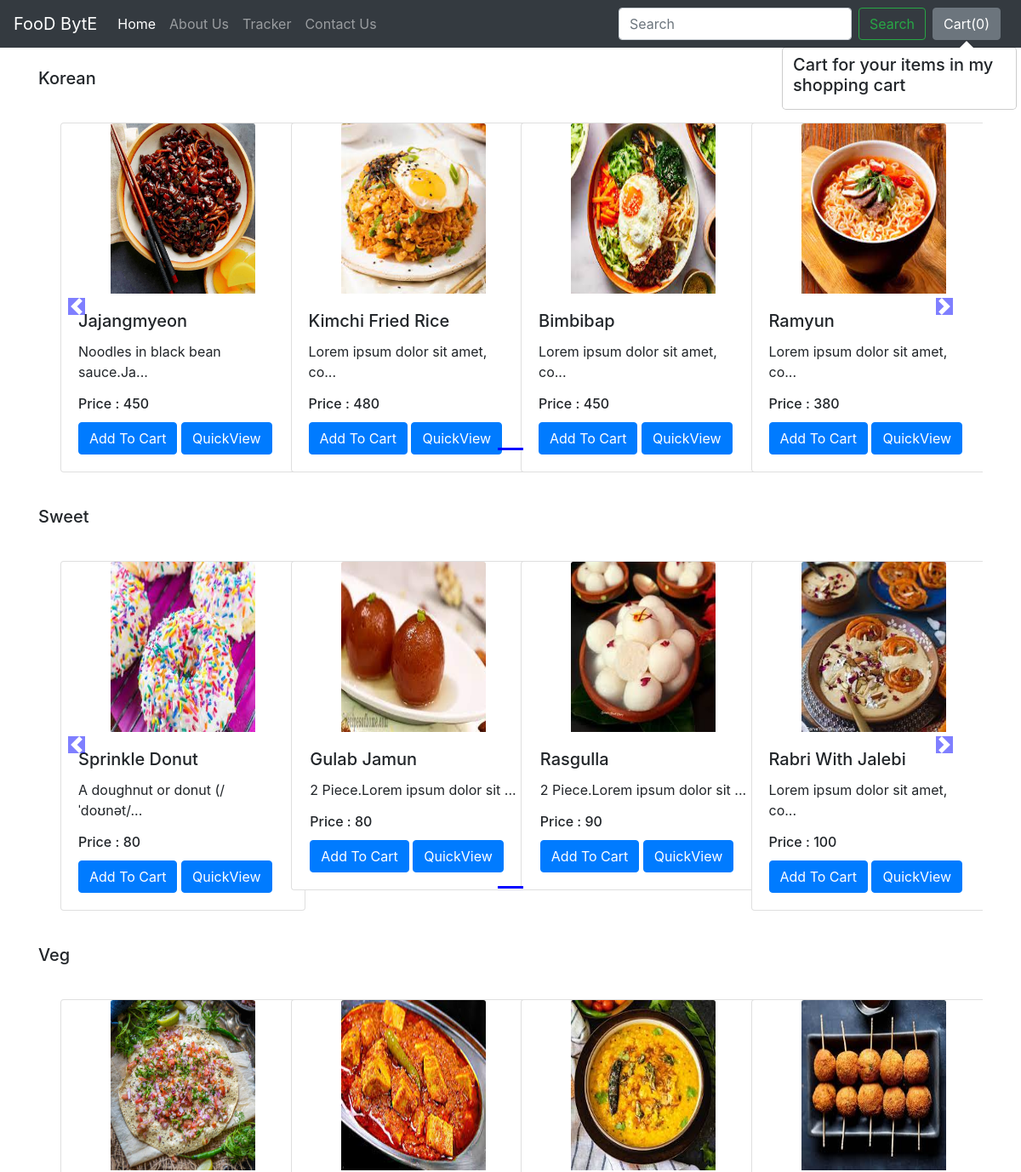
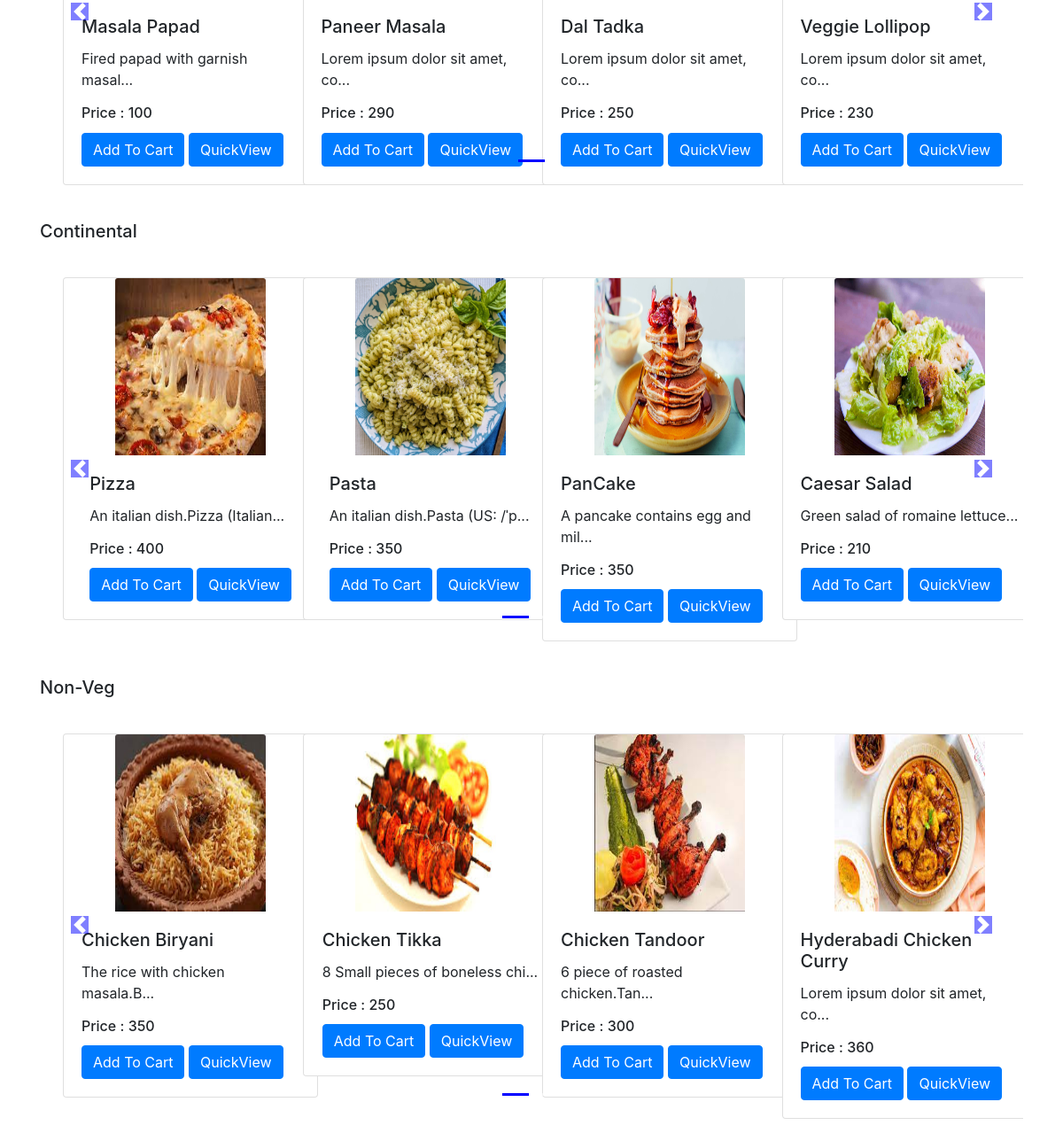
The app's page /shop/ with its own data (2 pictures, top to bottom).
### shop/models.py (models this page shows, shortened)
class Product(models.Model):
    product_id = models.AutoField
    product_name = models.CharField(max_length=50)
    category = models.CharField(max_length=50,default="")
    subcategory = models.CharField(max_length=50,default="")
    price = models.IntegerField(default=0)
    image = models.ImageField(upload_to='shop/images',default="")
    desc =models.CharField(max_length=1000)

### shop/views.py (the view)
# urls.py: path('',views.index)
def index(request):
    allProds = []
    catprods = Product.objects.values('category','id')
    cats = {item['category'] for item in catprods}
    for cat in cats:
        prod = Product.objects.filter(category=cat)
        n = len(prod)
        nSlides = n // 4 + ceil((n/4) - (n//4))
        allProds.append([prod,range(1,nSlides),nSlides])
    params = {'allProds':allProds}
    return render(request,"shop/index.html", params)

### shop/templates/shop/index.html (shortened to what this page needs)
{% extends 'shop/basic.html' %}
{% block body %}
{% load static %}
<div class="container">
    {% for product, range, nSlides in allProds %}
    <h5 class="my-4">{{product.0.category}}</h5>
    <div class="row">
        <div id="demo{{forloop.counter}}" class="col carousel slide my-3" data-ride="carousel">
            <ul class="carousel-indicators">
                <li data-target="#demo{{forloop.counter}}" data-slide-to="0" class="active"></li>
                {% for i in range %}
                <li data-target="#demo{{forloop.parentloop.counter}}" data-slide-to="{{i}}"></li>
                {% endfor %}
            </ul>
            <div class="container carousel-inner no-padding">
                <div class="carousel-item active">
                    {% for i in product %}
                    <div class="col-xs-3 col-sm-3 col-md-3">
                        <div class="card align-items-center" style="width: 18rem;">
                            <img src='/media/{{i.image}}' class="card-img-top" alt="...">
                            <div class="card-body">
                                <h5 class="card-title" id="namepr{{i.id}}">{{i.product_name}}</h5>
                                <p class="card-text">{{i.desc|slice:"0:30"}}...</p>
                                <h6 class="card-title" >Price : <span id="pricepr{{i.id}}">{{i.price}}</span></h6>
                                <span id="divpr{{i.id}}" class="divpr">
                                    <button id="pr{{i.id}}" class="btn btn-primary cart">Add To Cart</button>
                                </span>
                                <a href="/shop/products/{{i.id}}"><button id="qv{{i.id}}" class="btn btn-primary cart">QuickView</button></a>
                            </div>
                        </div>
                    </div>
                    {% if forloop.counter|divisibleby:4 and forloop.counter > 0 and not forloop.last %}
                </div>
                <div class="carousel-item">
                    {% endif %}
                    {% endfor %}
                </div>
            </div>
        </div>
        <a class="carousel-control-prev" href="#demo{{forloop.counter}}" data-slide="prev">
            <span class="carousel-control-prev-icon"></span>
        </a>
        <a class="carousel-control-next" href="#demo{{forloop.counter}}" data-slide="next">
            <span class="carousel-control-next-icon"></span>
        </a>
    </div>
    {% endfor %}
</div>
{% endblock %}

### shop/templates/shop/basic.html (shortened to what this page needs)
<!DOCTYPE html>
<html lang="en">
  <head>
    <link
      rel="stylesheet"
      href="https://stackpath.bootstrapcdn.com/bootstrap/4.2.1/css/bootstrap.min.css"
    />
  </head>
  <body>
    <nav class="navbar navbar-expand-lg navbar-dark bg-dark">
      <a class="navbar-brand" href="/shop">FooD BytE</a>
      <div class="collapse navbar-collapse" id="navbarSupportedContent">
        <ul class="navbar-nav mr-auto">
          <li class="nav-item active">
            <a class="nav-link" href="/shop"
              >Home <span class="sr-only">(current)</span></a
            >
          </li>
          <li class="nav-item">
            <a class="nav-link" href="/shop/about">About Us</a>
          </li>
          <li class="nav-item">
            <a class="nav-link" href="/shop/tracker">Tracker</a>
          </li>
          <li class="nav-item">
            <a class="nav-link" href="/shop/contact">Contact Us</a>
          </li>
        </ul>
        <form  method='get' action='/shop/search/' class="form-inline my-2 my-lg-0">
          <input
            class="form-control mr-sm-2"
            type="search"
            placeholder="Search"
            aria-label="Search"
            name="search"
            id="search"
            />
          <button class="btn btn-outline-success my-2 my-sm-0" type="submit">
            Search
          </button>
        </form>
        <button type="button" class="btn btn-secondary mx-2" id="popcart" data-container="body" data-toggle="popover" data-placement="bottom" data-html="true" data-content="Vivamus sagittis lacus vel augue laoreet rutrum faucibus.">
            Cart(<span id="cart">0</span>)
          </button>
      </div>
    </nav>
    {% block body %} {% endblock %}
  </body>
</html>

### records on screen
Product: category "Korean", image (picture), product_name "Jajangmyeon", desc "Noodles in black bean sauce.Ja", price "450"
Product: image (picture), product_name "Kimchi Fried Rice", desc "Lorem ipsum dolor sit amet, co", price "480"
Product: image (picture), product_name "Bimbibap", desc "Lorem ipsum dolor sit amet, co", price "450"
Product: image (picture), product_name "Ramyun", desc "Lorem ipsum dolor sit amet, co", price "380"
Product: category "Sweet", image (picture), product_name "Sprinkle Donut", desc "A doughnut or donut (/ˈdoʊnət/", price "80"
Product: image (picture), product_name "Gulab Jamun", desc "2 Piece.Lorem ipsum dolor sit", price "80"
Product: image (picture), product_name "Rasgulla", desc "2 Piece.Lorem ipsum dolor sit", price "90"
Product: image (picture), product_name "Rabri With Jalebi", desc "Lorem ipsum dolor sit amet, co", price "100"
Product: category "Veg", image (picture), product_name "Masala Papad", desc "Fired papad with garnish masal", price "100"
Product: image (picture), product_name "Paneer Masala", desc "Lorem ipsum dolor sit amet, co", price "290"
Product: image (picture), product_name "Dal Tadka", desc "Lorem ipsum dolor sit amet, co", price "250"
Product: image (picture), product_name "Veggie Lollipop", desc "Lorem ipsum dolor sit amet, co", price "230"
Product: category "Continental", image (picture), product_name "Pizza", desc "An italian dish.Pizza (Italian", price "400"
Product: image (picture), product_name "Pasta", desc "An italian dish.Pasta (US: /ˈp", price "350"
Product: image (picture), product_name "PanCake", desc "A pancake contains egg and mil", price "350"
Product: image (picture), product_name "Caesar Salad", desc "Green salad of romaine lettuce", price "210"
Product: category "Non-Veg", image (picture), product_name "Chicken Biryani", desc "The rice with chicken masala.B", price "350"
Product: image (picture), product_name "Chicken Tikka", desc "8 Small pieces of boneless chi", price "250"
Product: image (picture), product_name "Chicken Tandoor", desc "6 piece of roasted chicken.Tan", price "300"
Product: image (picture), product_name "Hyderabadi Chicken Curry", desc "Lorem ipsum dolor sit amet, co", price "360"
